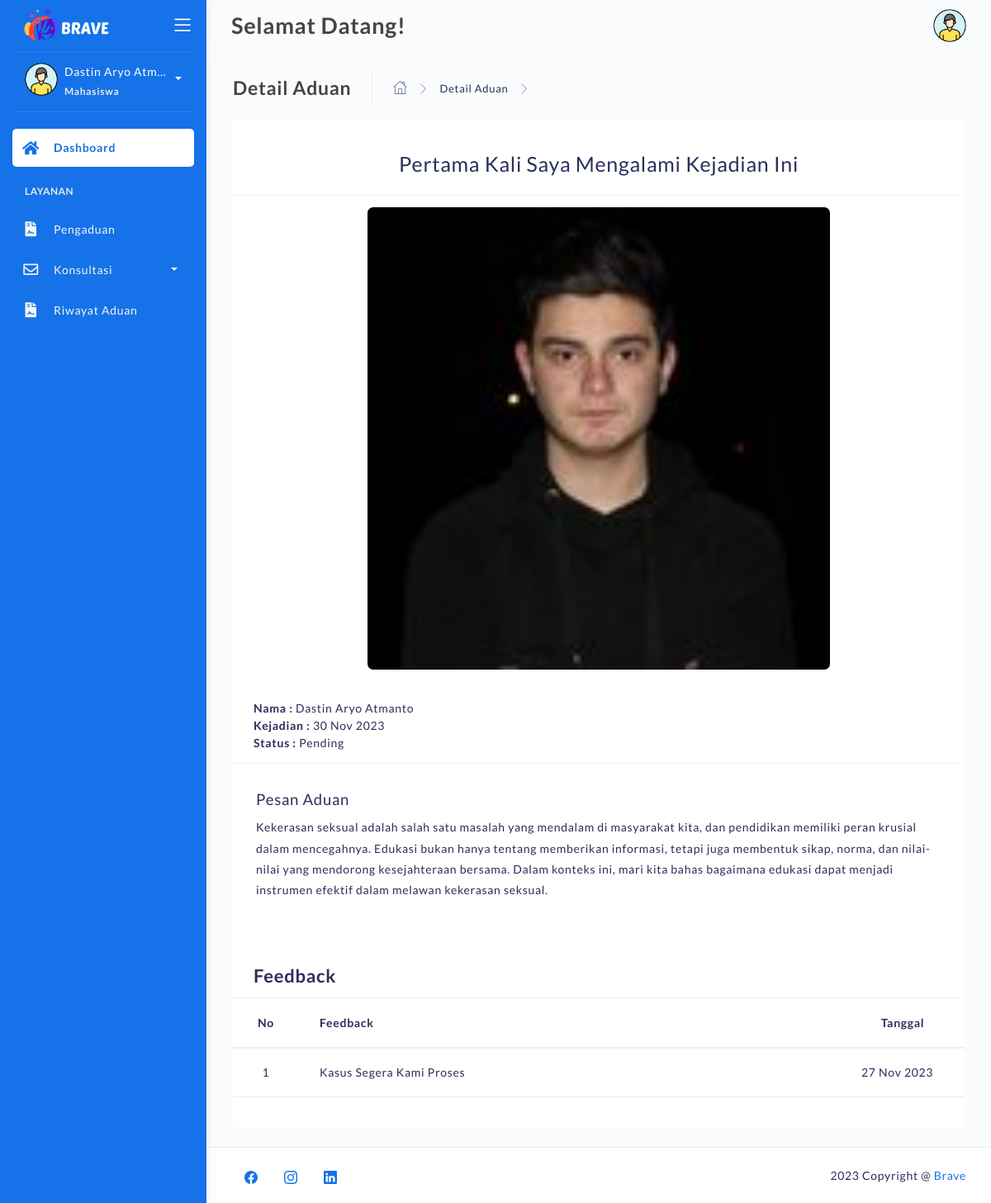
/detail-aduan.php?id=C4CTT8PKw48BwUG7z9l8r8X5xtLxx1ClVA7jhAmnEc2BKBQ87I (signed in), run on the app's committed database.
### tables this page shows
CREATE TABLE `pengaduan` (
  `id_pengaduan` varchar(50) NOT NULL,
  `nim` varchar(25) NOT NULL,
  `nama` varchar(255) NOT NULL,
  `judul` varchar(255) NOT NULL,
  `tgl_kejadian` date NOT NULL,
  `tgl_aduan` datetime NOT NULL DEFAULT current_timestamp(),
  `pesan_aduan` text NOT NULL,
  `pelaku` varchar(255) NOT NULL,
  `bukti` varchar(255) NOT NULL,
  `status` varchar(25) NOT NULL
);

CREATE TABLE `feedback` (
  `id_feedback` varchar(50) NOT NULL,
  `id_pengaduan` varchar(50) NOT NULL,
  `nama` varchar(255) NOT NULL,
  `nim` varchar(25) NOT NULL,
  `tgl_feedback` datetime NOT NULL,
  `alasan` text NOT NULL
);

### detail-aduan.php (the view, shortened to what this page needs)
<?php
	require 'backend/connection.php';
    if (!isset($_SESSION['username'])) {
        header("Location: login.php");
    }else if($_SESSION['hak']!='user'){
		header("Location: backend/action-logout.php");
	}else{
		$username = $_SESSION['username'];
		$id_pengaduan  = $_GET["id"];
		$sql_pengaduan = "SELECT * FROM pengaduan WHERE id_pengaduan='$id_pengaduan'";
		$result_pengaduan = mysqli_query($koneksi, $sql_pengaduan);
		$row_pengaduan = mysqli_fetch_assoc($result_pengaduan);
	}
?>
<!DOCTYPE html>
<html lang="en">
<head>
	<link rel="stylesheet" href="assets/css/bootstrap.min.css">
	<link rel="stylesheet" href="assets/css/atlantis.css">
	<link rel="stylesheet" href="assets/css/demo.css">
</head>
<body>
	<div class="wrapper fullheight-side">
		<div class="logo-header position-fixed" data-background-color="blue">
			<a href="dashboard.php" class="logo">
				<img src="assets\img\logo\logo2-2tr-resize.png" alt="navbar brand" class="navbar-brand" style="width:110px;">
			</a>
			<div class="nav-toggle">
				<button class="btn btn-toggle toggle-sidebar">
					<i class="icon-menu"></i>
				</button>
			</div>
		</div>
		<div class="sidebar sidebar-style-2" data-background-color="blue">
			<div class="sidebar-wrapper scrollbar scrollbar-inner">
				<div class="sidebar-content">
					<div class="user">
						<div class="avatar-sm float-left mr-2">
							<img src="assets/img/profile.png" alt="..." class="avatar-img rounded-circle">
						</div>
						<div class="info">
							<a data-toggle="collapse" href="#collapseExample" aria-expanded="true">
								<span>
								<?php echo '<div class="sizetitle-sidebar">' . htmlspecialchars($_SESSION["username"]) . '</div>'; ?>
									<span class="user-level">Mahasiswa</span>
									<span class="caret"></span>
								</span>
							</a>
						</div>
					</div>
					<ul class="nav">
						<li class="nav-item active">
							<a href="dashboard.php" class="collapsed" aria-expanded="false">
								<i class="fas fa-home"></i>
								<p>Dashboard</p>
							</a>
						</li>
						<li class="nav-section">
							<h4 class="text-section">Layanan</h4>
						</li>
						<li class="nav-item">
							<a href="pengaduan.php">
								<i class="fas fa-file-contract"></i>
								<p>Pengaduan</p>
							</a>
						</li>
						<li class="nav-item submenu">
							<a data-toggle="collapse" href="#konsultasi-collapse">
								<i class="far fa-envelope"></i>
								<p>Konsultasi</p>
								<span class="caret"></span>
							</a>
						</li>
						<li class="nav-item">
							<a href="riwayat-aduan.php">
								<i class="fas fa-file-contract"></i>
								<p>Riwayat Aduan</p>
							</a>
						</li>
					</ul>
				</div>
			</div>
		</div>
		<nav class="navbar navbar-header navbar-header-transparent navbar-expand-lg">
			<div class="container-fluid">
				<div class="collapse" id="search-nav">
					<form class="navbar-left navbar-form nav-search mr-md-3">
						<h4 class="page-title" style="margin: 10px 0; font-size: 27px;">Selamat Datang!</h4>
					</form>
				</div>
				<ul class="navbar-nav topbar-nav ml-md-auto align-items-center">
					<li class="nav-item dropdown hidden-caret">
						<a class="dropdown-toggle profile-pic" data-toggle="dropdown" href="#" aria-expanded="false">
							<div class="avatar-sm">
								<img src="assets/img/profile.png" alt="..." class="avatar-img rounded-circle">
							</div>
						</a>
					</li>
				</ul>
			</div>
		</nav>
		<div class="main-panel full-height">
			<div class="container container-full">
				<div class="page-inner">
					<div class="page-header">
						<h4 class="page-title">Detail Aduan</h4>
						<ul class="breadcrumbs">
							<li class="nav-home">
								<a href="dashboard.php">
									<i class="flaticon-home"></i>
								</a>
							</li>
							<li class="separator">
								<i class="flaticon-right-arrow"></i>
							</li>
							<li class="nav-item">
								<a href="#">Detail Aduan</a>
							</li>
							<li class="separator">
								<i class="flaticon-right-arrow"></i>
							</li>
						</ul>
					</div>
					<div class="page-with-aside mail-wrapper bg-white">
						<div class="page-content mail-content" style="width:100%">
							<div class="email-head d-lg-flex d-block" style="padding-bottom:20px;">
								<h2 style="font-size:25px; width:100%; text-align:center; margin:0;"><?php echo '' . $row_pengaduan["judul"] . ''; ?></h2>
							</div>
							<div class="email-sender">
								<div class="sender" style="width:100%;">
									<center><img src="assets/img/bukti/<?php echo $row_pengaduan["bukti"] ?>" style="height:40em; border-radius:7px; margin-bottom:15px;"></center><br>
									<a ><strong>Nama : </strong><?php echo $username; ?></a><br>
									<a><strong>Kejadian : </strong><?php echo date("d M Y", strtotime($row_pengaduan["tgl_kejadian"])) ?></a><br>
									<a><strong>Status : </strong>Pending</a>
								</div>
							</div>
							<div class="email-body">
								<h3>Pesan Aduan</h3>
								<p><?php echo $row_pengaduan["pesan_aduan"] ?></p>
							</div>
							<div class="list-feedback">
								<div class="inbox-body">
									<div class="email-head d-lg-flex d-block" style="padding:10px 25px;">
										<h3>
											<strong>Feedback</strong>
										</h3>
									</div>
										<?php
											$result_feedback = mysqli_query($koneksi, "SELECT * FROM feedback WHERE id_pengaduan = '$id_pengaduan' ORDER BY tgl_feedback DESC");
											if (mysqli_num_rows($result_feedback) > 0) {
												$no = 1;
												echo '
													<table class="table">
														<thead>
															<tr>
																<th scope="col" style="width:80px; text-align:center;">No</th>
																<th scope="col">Feedback</th>
																<th scope="col" style="width:150px; text-align:center; ">Tanggal</th>
															</tr>
														</thead>
														<tbody>
												';
												while ($row = mysqli_fetch_array($result_feedback)) {
													echo "
														<tr>
															<td><center>". $no . "</center></td>
															<td>" . $row['alasan'] . "</td>
															<td>" . date("d M Y", strtotime($row['tgl_feedback'])) . "</td>
														</tr>
													";
													$no++;
												}
												echo '
														</tbody>
													</table>
												';
											}else{
												echo '<div style="padding:5px 25px;">No messege found.</div>';
											}
										?>
								</div>
							</div>
						</div>
					</div>
				</div>
			</div>
			<footer class="footer">
				<div class="container-fluid">
					<nav class="pull-left">
						<ul class="nav">
							<li class="nav-item">
								<a class="nav-link" href="https://web.facebook.com">
								</a>
							</li>
							<li class="nav-item">
								<a class="nav-link" href="https://www.instagram.com/">
								</a>
							</li>
							<li class="nav-item">
								<a class="nav-link" href="https://www.linkedin.com">
								</a>
							</li>
						</ul>
					</nav>
					<div class="copyright ml-auto">
						2023 Copyright @ <a href="#">Brave</a>
					</div>
				</div>
			</footer>
		</div>
	</div>
</body>
</html>

### data on the page
pengaduan: judul "Pertama Kali Saya Mengalami Kejadian Ini", bukti (picture), tgl_kejadian "30 Nov 2023", pesan_aduan "Kekerasan seksual adalah salah satu masalah yang mendalam di masyarakat kita, dan pendidikan memiliki peran krusial dalam mencegahnya. Edukasi bukan hanya tentang memberikan informasi, tetapi juga membentuk sikap, norma, dan nilai-nilai yang mendorong kesejahteraan bersama. Dalam konteks ini, mari kita bahas bagaimana edukasi dapat menjadi instrumen efektif dalam melawan kekerasan seksual."
feedback: alasan "Kasus Segera Kami Proses", tgl_feedback "27 Nov 2023"

### other printed values
$_SESSION["username"] "Dastin Aryo Atm…"
$username "Dastin Aryo Atmanto"
